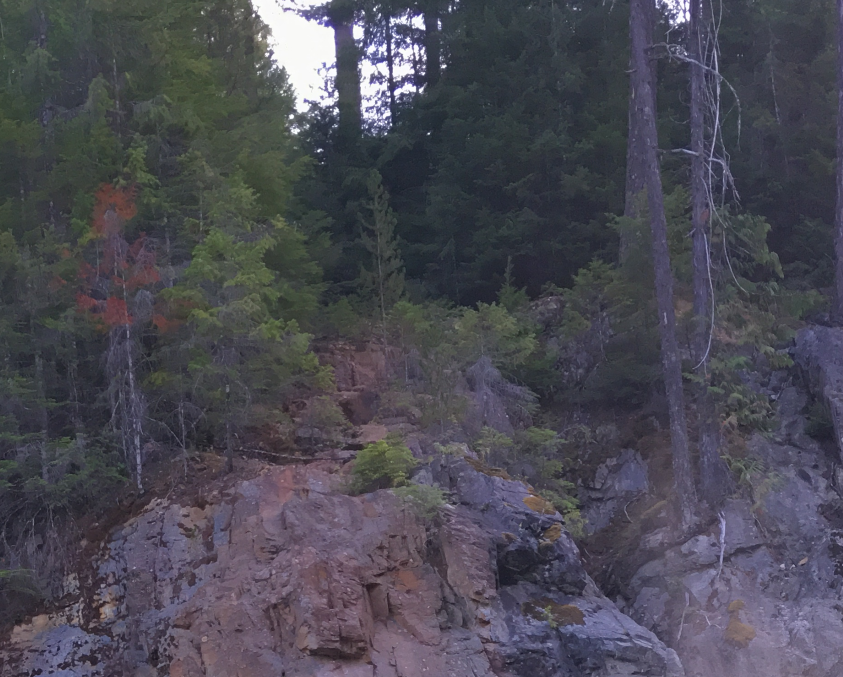
#> input picture test.png, 1686 x 1354 px (shown at 1/2 size)
$ python -i img_converter.py   (imports and definitions only)
#> lines starting #> are read from the running program, lines starting #| are printed output that depends on the picture
# Image converter program
# pip install opencv-python

from pathlib import Path
from sklearn.cluster import MiniBatchKMeans
import cv2
import numpy as np

shades = 16

# [27 lines left out: functions input_image, type_of_conversion, convert_grey, not called in this run]

def convert_paint(file):
    # Converts image to paint and saves result
#> called with file = 'test.png'
    img = cv2.imread(file)
#> img is the input picture: shape (1354, 1686, 3); mean B, G, R 84.1, 74.2, 75.3

    # Gets height and width of image
    h, w = img.shape[:2]
#> h = 1354; w = 1686

    # Converts image from BGR to L*a*b
    img = cv2.cvtColor(img, cv2.COLOR_BGR2LAB)
#> img: shape (1354, 1686, 3); mean of channels 0, 1, 2 80.9, 130.8, 122.4

    # Reshapes image into a feature vector
    img = img.reshape(img.shape[0] * img.shape[1], 3)

    # Applies k-means clustering then creates quantized image
    clusters = MiniBatchKMeans(n_clusters=shades, batch_size=3072)
    labels = clusters.fit_predict(img)
    quantized = clusters.cluster_centers_.astype("uint8")[labels]

    # Reshapes feature vectors to images
    quantized = quantized.reshape(h, w, 3)
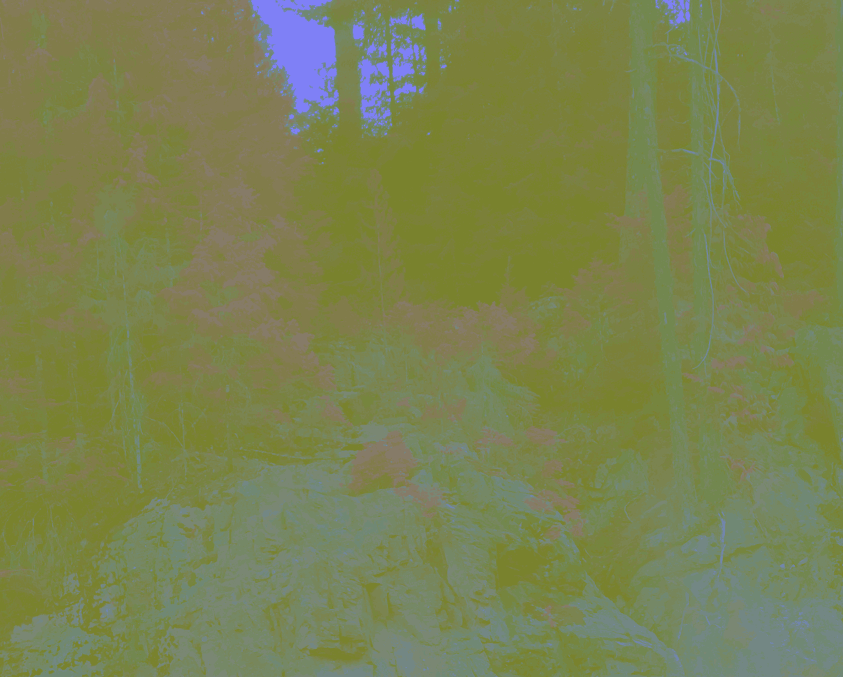
#> quantized: shape (1354, 1686, 3) (shown at 1/2 size); mean of channels 0, 1, 2 80.5, 130.4, 121.8; drawn as B, G, R

    # Converts image from L*a*b back to BGR
    quantized = cv2.cvtColor(quantized, cv2.COLOR_LAB2BGR)

    save_image(quantized, file)

    return

# [31 lines left out: functions convert_both, convert_spooky, not called in this run]

def save_image(img, file):
    # Saves converted image and displays it in a window
    cv2.imshow("converted image", img)
    new_string = file.split(".")
    cv2.imwrite(new_string[0] + '_converted.png', img)

# [26 lines left out: function main, not called in this run]


# [2 lines not run here, left out]

>>> result = convert_paint('test.png')
